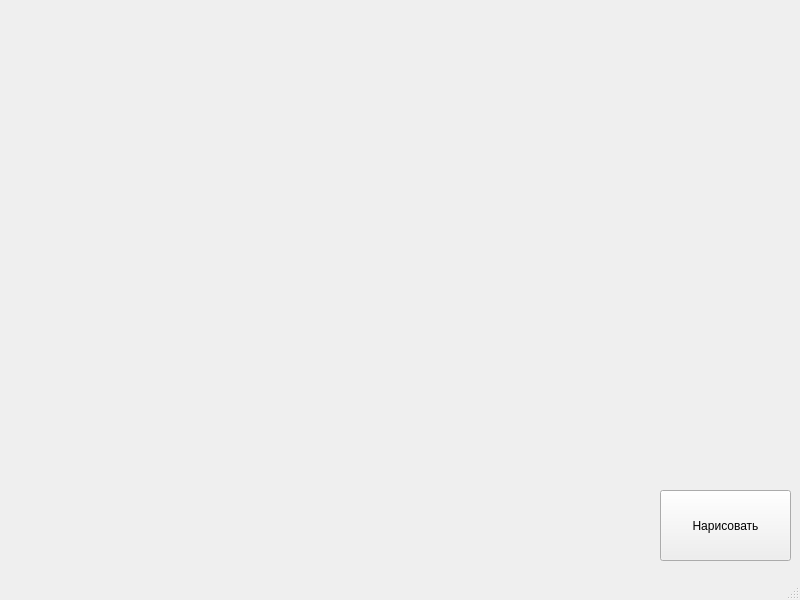
<?xml version="1.0" encoding="UTF-8"?>
<ui version="4.0">
 <class>MainWindow</class>
 <widget class="QMainWindow" name="MainWindow">
  <property name="geometry">
   <rect>
    <x>0</x>
    <y>0</y>
    <width>800</width>
    <height>600</height>
   </rect>
  </property>
  <property name="windowTitle">
   <string>Git и желтые окружности</string>
  </property>
  <widget class="QWidget" name="centralwidget">
   <widget class="QPushButton" name="pushButton">
    <property name="geometry">
     <rect>
      <x>660</x>
      <y>490</y>
      <width>131</width>
      <height>71</height>
     </rect>
    </property>
    <property name="text">
     <string>Нарисовать</string>
    </property>
   </widget>
  </widget>
  <widget class="QStatusBar" name="statusbar"/>
 </widget>
 <resources/>
 <connections/>
</ui>
